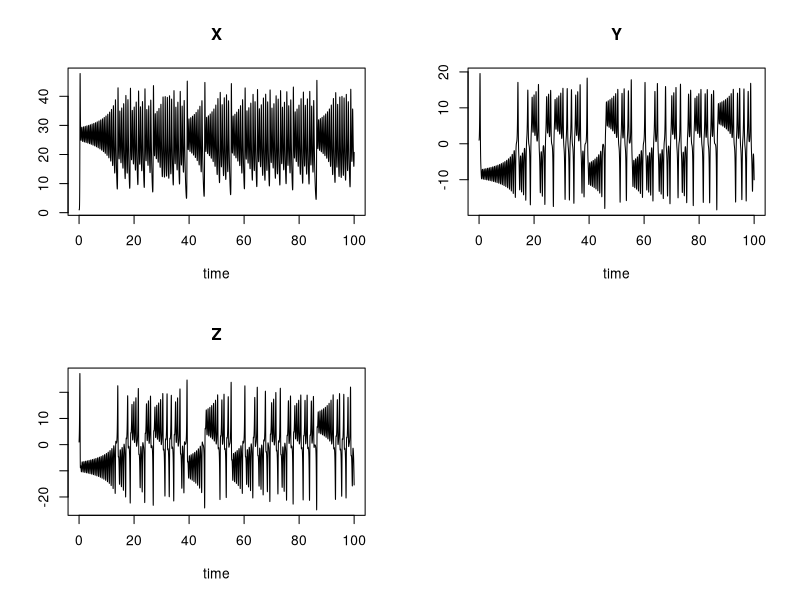

The R script that drew this image:
require(deSolve)

parameters <- c(a = -8/3,
                b = -10,
                c =  28)

state <- c(X = 1,
           Y = 1,
           Z = 1)


Lorenz<-function(t, state, parameters) {
  with(as.list(c(state, parameters)),{
    # rate of change
    dX <- a*X + Y*Z
    dY <- b * (Y-Z)
    dZ <- -X*Y + c*Y - Z
    
    # return the rate of change
    list(c(dX, dY, dZ))
  })   # end with(as.list ...
}

times <- seq(0, 100, by = 0.01)

out <- ode(y = state, times = times, func = Lorenz, parms = parameters)
head(out)
plot(out)
